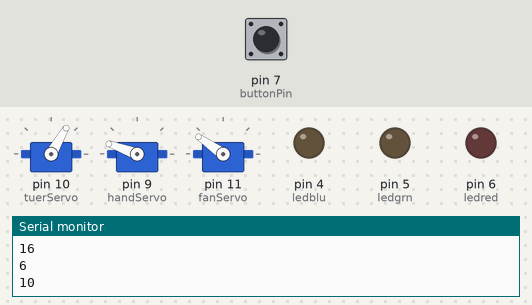
Recording of a sketch running on a simulated Arduino Uno, built with avr-gcc and run on an emulated ATmega328P. Parts: 3 × servo, output pins drawn as LEDs (lit = HIGH), the last lines printed to the serial monitor. Dashed ring = blinking. Inputs (shaded band) come from the test bench; at power-on: pin 7 (buttonPin) LOW. Random numbers use the default seed unless the sketch sets one.

Above: at 1.5 s.
1.6 s: pin 7 (buttonPin) pulled HIGH for 0.35 s
At 4.1 s:
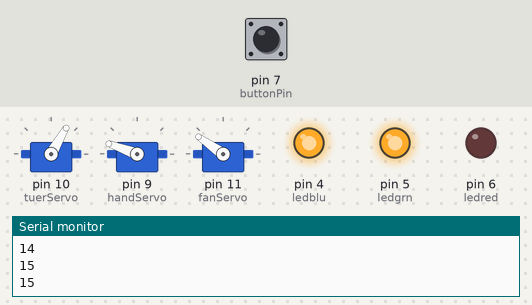
4.6 s: pin 7 (buttonPin) pulled HIGH for 1 s
At 4.98 s:
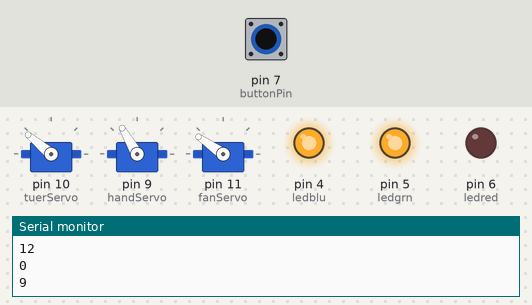
7.6 s: pin 7 (buttonPin) pulled HIGH for 3.2 s
At 9.07 s:
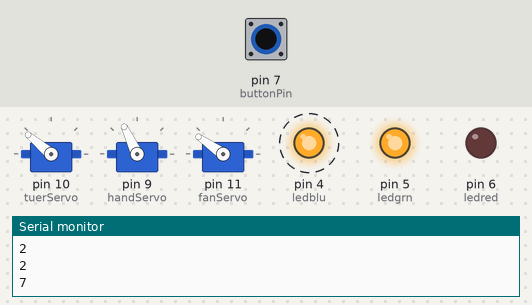
Timing chart, 0 to 12.7 s (numbered marks = the images above; inputs shaded):
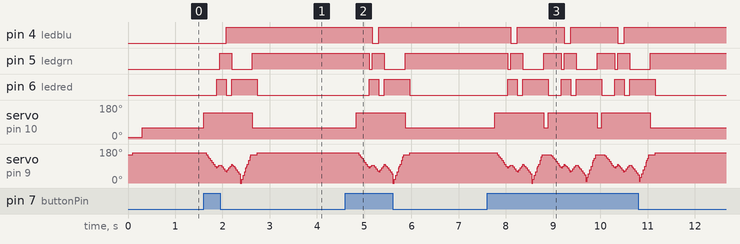

The sketch:

sinnlosbox_test.ino
```cpp
#include <Servo.h>
  #define PIN 6


  const int  buttonPin = 7;
  int ledred = 6;
  int ledgrn = 5;
  int ledblu = 4;
  int buttonState = 0;

  Servo tuerServo;
  Servo handServo;
  Servo fanServo;

  int pos = 0;
  long randNumber;


  void setup()
  {
    pinMode(ledred, OUTPUT);
    pinMode(ledgrn, OUTPUT);
    pinMode(ledblu, OUTPUT);
    pinMode(buttonPin, INPUT);

    randomSeed(analogRead(0));
    Serial.begin(9600);

    tuerServo.attach(10);         //Handservo Pin 10
    handServo.attach(9);          //Handservo Pin 9
    fanServo.attach(11);         //Fahneservo Pin 11
    tuerServo.write(10);          //Türservo startposition
    handServo.write(150);         //Handservo startposition
    fanServo.write(145);           //Fahneservo startposition
  }


  void loop()
  {
    randNumber = random(17);
    delay(100);
    Serial.println(randNumber);

     buttonState = digitalRead(buttonPin);  // Schalterposition Lesen
     if (buttonState == HIGH) {
     digitalWrite(ledred, HIGH);

      handrausmodus();


    }
    else{
     digitalWrite(ledred, LOW);
     handreinmodus();

    }
  }
```

mods.ino
```cpp
void handrausmodus(){

   {
     pos = 0; pos = 140;      // TÜr Öffnen
     tuerServo.write(pos);
     digitalWrite(ledred, LOW);
   }
     delay(50);

   for(pos = 150; pos>=80; pos -= 5)
  {
    handServo.write(pos);
    delay(15);
  }
    digitalWrite(ledred, HIGH);
    digitalWrite(ledgrn, LOW);
    for(pos = 80; pos<100; pos+=5)
  {
    handServo.write(pos);
    delay(15);
  }
    digitalWrite(ledgrn, HIGH);
    digitalWrite(ledblu, LOW);
    for(pos = 100; pos>=60; pos -= 5)
  {
    handServo.write(pos);
    delay(15);
  }
    digitalWrite(ledblu, HIGH);
    digitalWrite(ledred, LOW);
    for(pos = 60; pos<100; pos+=5)
  {
    handServo.write(pos);
    delay(15);
  }
    digitalWrite(ledred, HIGH);
    digitalWrite(ledgrn, LOW);
    for(pos = 100; pos>=45; pos -= 5)
  {
    handServo.write(pos);
    delay(15);
  }
    for(pos = 0; pos<150; pos+=10)
  {
    handServo.write(pos);
    delay(15);
  }
    handServo.write(pos);
    delay(15);

   delay(15);
   {
   pos = 0; pos = 60;      // Tür Schliessen
   tuerServo.write(pos);
   digitalWrite(ledgrn, HIGH);

   }
  }


void handrausmodus1(){

   {
     pos = 0; pos = 140;      // TÜr Öffnen
     tuerServo.write(pos);
   }
     delay(50);
   {
     pos = 0; pos = 60;      // Hand Schalter schalten
     handServo.write(pos);
   }
     delay(600);
   {
     pos = 0; pos = 90;      // Hand Schalter Schalten zurück
     handServo.write(pos);
   }
     delay(600);
   {
     pos = 0; pos = 60;      // Hand Schalter schalten
     handServo.write(pos);
   }
     delay(600);
   {
     pos = 0; pos = 90;      // Hand Schalter Schalten zurück
     handServo.write(pos);
   }
     delay(600);
   {
     pos = 0; pos = 60;      // Hand Schalter schalten
     handServo.write(pos);
   }
     delay(600);
   {
     pos = 0; pos = 30;      // Hand Schalter schalten
     handServo.write(pos);
   }
     delay(600);
   {
     pos = 0; pos = 160;      // Hand Schalter Schalten zurück
     handServo.write(pos);
   }
     delay(600);
   {
     pos = 0; pos = 60;      // Tür Schliessen
     tuerServo.write(pos);
   }
  }


  void handreinmodus(){

   {
   pos = 0; pos = 160;      // Hand Schalter Schalten zurück
   handServo.write(pos);
   }
   delay(200);
   {
   pos = 0; pos = 60;      // Tür Schliessen
   tuerServo.write(pos);
   }
  }
```

Measured:
- after the input at 1.6 s, pin 4 (ledblu): LOW → HIGH after 0.47 s; pin 5 (ledgrn): LOW → HIGH after 0.34 s, → LOW 0.26 s later, → HIGH 0.44 s later; pin 6 (ledred): LOW → HIGH after 0.28 s, → LOW 0.20 s later, → HIGH 0.12 s later, → LOW 0.54 s later; servo on pin 10 (tuerServo): 60° → 140° at once, → 60° 1.0 s later
- after the input at 4.6 s, pin 4 (ledblu): HIGH → LOW after 0.57 s, → HIGH 0.14 s later; pin 5 (ledgrn): HIGH → LOW after 0.51 s, → HIGH 0.06 s later, → LOW 0.26 s later, → HIGH 0.44 s later
- after the input at 7.6 s, pin 4 (ledblu): alternates HIGH for 0.99 s and LOW for 0.14 s, 6 changes in all, then stays HIGH, starting after 0.50 s; pin 5 (ledgrn): HIGH → LOW after 0.44 s, then repeats every 1.1 s: HIGH 0.26 s, LOW 0.44 s, HIGH 0.38 s, LOW 0.06 s, until it stays HIGH from 11.1 s
